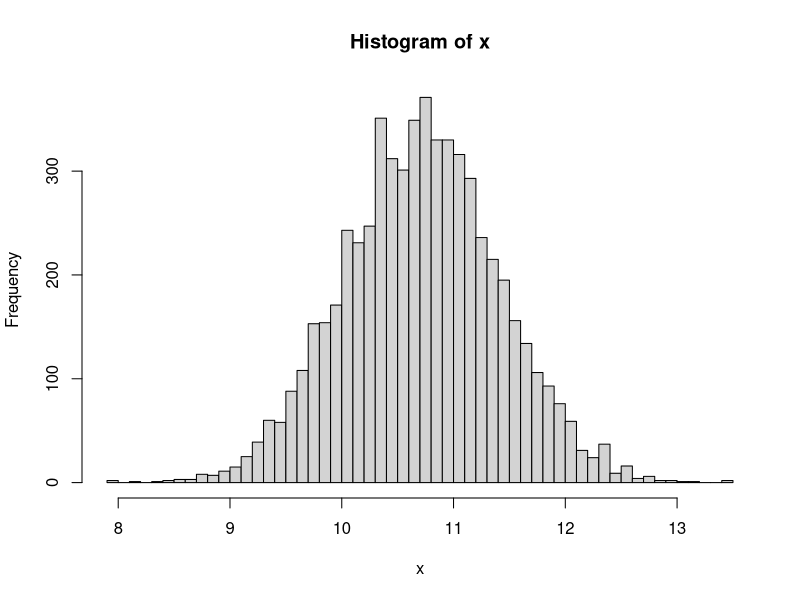
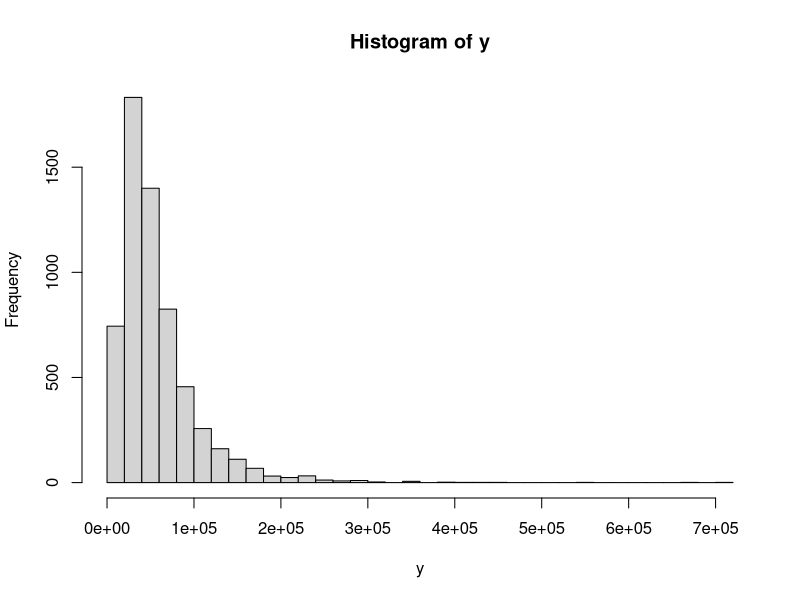

The R script that drew these images, in order: (Note: this script raises an error after producing the figures.)
#mle, likelihood evaluationm. 
T <- 5988
mu <- log(45000)
sd <- 0.7
x <- rnorm(T, mu, sd )
hist(x, breaks= 50)
y <- exp(x)
hist(y, breaks=50)


#script 6
  y<- rnorm(5988,10.3,0.7)
T<- length(y)
like <- function(mu=mu, sigma=sigma)
  
{
  #mu <- a[1]
  #sigma <- a[2]
  lnl <- -0.5*T * log(2*pi*sigma^2)- (0.5/(sigma^2))*sum((y-mu)^2)
  -lnl
}

like(c(10, 0.7))
optim(c(1,1), like, hessian = TRUE)

mu.hat <- mean(y)
sigma.hat <- sd(y)
T <- length(y)
LM <- mu.hat - 1.96*sigma.hat/sqrt(T)
UM <- mu.hat + 1.96*sigma.hat/sqrt(T)


like(mu=seq(9, 12, 0.1), sigma=0.7)
L <- vector(length=3)
m <- seq(9, 12, 0.1)
for (i in 1:31) {
  L[i] <- like(mu=m[i], sigma=0.7)
}
cbind(m, L)
#like(mu = seq(9, 12, 0.1), sigma = 0.7)

l <- matrix(nrow = 31, ncol = 10)
s <- seq(0.1, 1, 0.1); m <- seq(9, 12, 0.1)
for (i in 1:31) {
  for (j in 1:10) {
    l[i,j] <- like (mu=m[i], sigma = s[j])
  }
}
View(l)

library(foreign)
getwd()
setwd("C:\\Users\\DELL\\OneDrive\\Documents")
data <- read.spss("poverty.sav")
View(data.frame(data))
attach(data)
y <- totcons_pc_7/ hhsize
hist(log(y), breaks = 50)
mean(log(y))
plot(log(y), type = "l")
summary(y)
x <- log(y)
summary(x)
sd(x)
z <- rnorm(10000, mean = 10, sd = 1)
mu.hat <- vector(length = 9988)
for (i in 11:10000) {
  mu.hat[i] <- mean(z[1:i+1]) 
  
}
plot(mu.hat[50:length(mu.hat)], type="l")
abline(h=10)

result <-  aggregate(totcons_pc_7~hhsize+ urbrur, FUN=mean)
result2 <- aggregate(totcons_pc_7~hhsize+ urbrur, FUN =var)
result
result2
model1 <- lm(log(totcons_pc_7)~ hhsize)
summary(model1)


model.whole <- lm(log(totcons_pc_7)~hhsize,data=data)
model.rur <- lm(log(totcons_pc_7)~hhsize,data=data, subset=c(urbrur=="rural"))
model.urb <- lm(log(totcons_pc_7)~hhsize,data=data, subset=c(urbrur=="urban"))
model.farwestern <- lm(log(totcons_pc_7)~hhsize,data=data, subset=c(region=="far-western"))
model.teraibelt <- lm(log(totcons_pc_7)~hhsize,data=data, subset=c(urbrur=="urban" & belt=="terai"))

                                                                
summary(model.whole)
summary(model.rur)
summary(model.urb)
summary(model.farwestern)
summary(model.teraibelt)

plot(data$hhsize,log(data$totcons_pc_7))
abline(model.whole$coef,col='yellow')
abline(model.rur$coef,col='green')
abline(model.urb$coef,col='blue')
legend("topright",c("whole","rural","urban"),lty=c(1,1,1),col=c("yellow","green","blue")) 


#for belt

model.mount <- lm(log(totcons_pc_7)~hhsize,data=data, subset=c(belt=="mountain"))
model.hill <- lm(log(totcons_pc_7)~hhsize,data=data, subset=c(belt=="hill"))
model.teraiii <-lm(log(totcons_pc_7)~hhsize,data=data, subset=c(belt=="terai"))                                              

model.urbmount <-lm(log(totcons_pc_7)~hhsize,data=data, subset=c(belt=="mountain" & urbrur=="urban"))

model.urbhill <-lm(log(totcons_pc_7)~hhsize,data=data, subset=c(belt=="hill" & urbrur=="urban"))

model.urbterai <-lm(log(totcons_pc_7)~hhsize,data=data, subset=c(belt=="terai" & urbrur=="urban"))


model.rurmount <-lm(log(totcons_pc_7)~hhsize,data=data, subset=c(belt=="mountain" & urbrur=="rural"))
model.rurhill <-lm(log(totcons_pc_7)~hhsize,data=data, subset=c(belt=="hill" & urbrur=="rural"))
model.rurterai <-lm(log(totcons_pc_7)~hhsize,data=data, subset=c(belt=="terai" & urbrur=="rural"))

model.rur
model.urb
model.mount                                                            
model.hill                                                                
model.teraiii
model.urbmount
model.urbhill
model.urbterai
model.rurmount
model.rurhill
model.rurterai

sum.urbmount <-summary(model.urbmount)
sum.urbhill<-summary(model.urbhill)
sum.urbterai<-summary(model.urbterai)
sum.rurmount<-summary(model.rurmount)
sum.rurhill<-summary(model.rurhill)
sum.rurterai<-summary(model.rurterai)

row.urbmount <-c(model.urbmount$coefficients,sum.urbmount$r.squared, sum.urbmount$df[2])
row.urbhill <-c(model.urbhill$coefficients,sum.urbhill$r.squared, sum.urbhill$df[2])
row.urbterai <-c(model.urbterai$coefficients,sum.urbterai$r.squared, sum.urbterai$df[2])
row.rurmount <-c(model.rurmount$coefficients,sum.rurmount$r.squared, sum.rurmount$df[2])
row.rurhill <- c(model.rurhill$coefficients,sum.rurhill$r.squared, sum.rurhill$df[2])
row.rurterai<- c(model.rurterai$coefficients,sum.rurterai$r.squared, sum.rurterai$df[2])

result <- cbind.data.frame("urban_mountain"=row.urbmount, "urban_hill"= row.urbhill, "urban_terai"=row.urbterai,
                           "rural_mountain"=row.rurmount, "rural_hill"=row.rurhill, "rural_terai"=row.rurterai)
rownames(result) <- c("Intercept", "Slope", "R Square", "Sample Size")
View(result)

#row.urb <-c(model.urb$coef,sum.urb$r.squared,sum.urb$df[2])

summary(model.mount)


